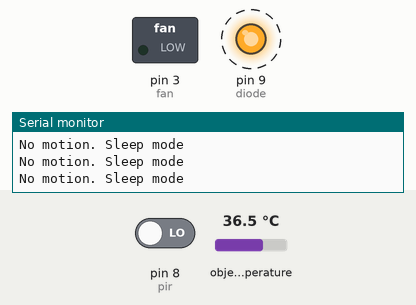
A sketch run on a simulated Arduino Uno, built with avr-gcc and run on an emulated ATmega328P. Shown: switched loads named in the sketch (green lamp = pin HIGH), output pins drawn as LEDs (lit = HIGH), the last lines printed to the serial monitor. Dashed ring = blinking. Inputs (shaded band) come from the test bench; at power-on: pin 8 (pir) LOW, object temperature 36.5 °C.

Above: at 3.1 s.
3.9 s: pin 8 (pir) driven HIGH
At 18.1 s:
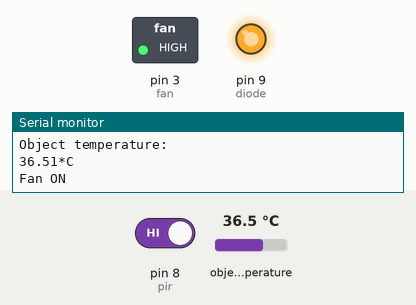
At 40.7 s:
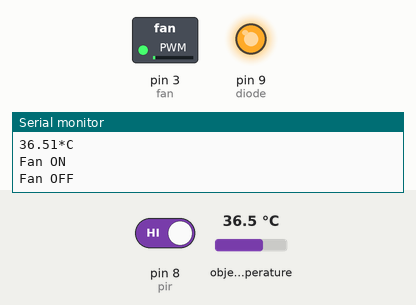
Timing chart, 0 to 42.5 s (numbered marks = the images above; inputs shaded):
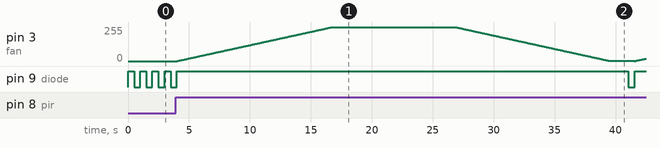

The sketch:

fan-main.ino
```cpp
// Include the "Wire.h" library - it is a built-in Arduino library
// allowing hardware I2C communication (pins A4 and A5).
#include <Wire.h>

// Include the external Adafruit library to handle our specific thermometer.
// Thanks to it, we don't have to write hundreds of lines of complex I2C code.
#include <Adafruit_MLX90614.h>

// Macros (preprocessor directives). Before the program compiles, the compiler
// will replace every word "pir" with "8", "diode" with "9", etc. This doesn't use RAM!
#define pir 8
#define diode 9
#define fan 3

// A floating-point variable (float). It stores our threshold temperature.
float threshold = 26.0;

// Create an "object" named 'mlx' based on the 'Adafruit_MLX90614' class.
// It's as if we created a virtual representation of our physical sensor.
Adafruit_MLX90614 mlx = Adafruit_MLX90614();


// The setup() function runs only ONCE, after a reset or powering on.
void setup() {
  // Start the serial port (communication with PC) at a baud rate of 9600.
  Serial.begin(9600);

  // Pin configuration: PIR is an input (we read current from it).
  pinMode(pir, INPUT);

  // Fan and diode are outputs (we send current to them).
  pinMode(fan, OUTPUT);
  pinMode(diode, OUTPUT);

  // Safety measure: on startup, make sure the fan and diode are definitely turned off.
  digitalWrite(diode, LOW);
  digitalWrite(fan, LOW);

  // Attempt to initialize the I2C sensor (the begin() method from the mlx class).
  // The exclamation mark (!) means negation. We read this as: "If the sensor did NOT start correctly..."
  if(!mlx.begin())
  {
    // ...turn off the diode (just in case).
    digitalWrite(diode, LOW);
    // ...send an error to the computer.
    Serial.println("Sensor not found, check wiring!");
    // ...and fall into an infinite loop. while(1) is a loop that never ends.
    // We do this to halt the program - without the sensor, it makes no sense for the system to run.
    while(1);
  }

  // If the program reached here, it means if(!mlx.begin()) didn't stop it.
  Serial.println("Cooling system ready!");
}

// The loop() function runs endlessly, thousands of times a second.
void loop()
{
  // Call our diode blinking function (indicates that the program is running).
  blink();

  // Conditional statement checking the motion sensor. Calls our hasMotion() function.
  if(hasMotion())
  {
    // If the hasMotion() function returned "true" (presence detected):
    Serial.println("Someone is here!");

    // Turn the diode on constantly (active mode).
    digitalWrite(diode, HIGH);

    // Get the temperature from the sensor and save it to the local variable 'currentTemp'.
    float currentTemp = getTemperature();

    // Send the nicely formatted temperature text to the computer.
    Serial.println("Object temperature: ");
    Serial.print(currentTemp);
    Serial.println("*C");

      // If the read temperature is greater than our threshold (26.0)...
      if(currentTemp > threshold)
      {
        // ...we call the slow fan startup function (PWM).
        turnOn();

        // A for loop that will execute exactly 10 times (from h=0 to h=9).
        for(int h = 0; h < 10; h++)
        {
          // Make sure the fan gets full power.
          digitalWrite(fan, HIGH);
          // Wait 1 second (1000 milliseconds).
          // Since the loop runs 10 times, the fan will be on for exactly 10 seconds.
          delay(1000);
        }

        // After 10 seconds, we call the slow fan braking function.
        turnOff();
      }
      else
      {
        // If there is motion, but it is NOT hot - make sure the fan is stopped.
        digitalWrite(fan, LOW);
      }

    // Wait 1 second before the next read of the entire cycle.
    delay(1000);
  }
  // If the hasMotion() function returned "false" (no one is in front of the desk):
  else
  {
    Serial.println("No motion. Sleep mode");
    // Make sure the fan is turned off.
    digitalWrite(fan, LOW);
  }
}

// ---------------- HELPER FUNCTIONS ----------------

// A function returning a boolean value (true/false). Checks the state of the PIR pin.
bool hasMotion()
{
  // Read the voltage on pin 8. It can only be HIGH (current is present) or LOW (no current).
  int state = digitalRead(pir);

  // If current is present (the sensor detected human heat)...
  if(state == HIGH)
    return true; // Return true to the main program.
  else
    return false; // Otherwise, return false.
}

// A function to get the temperature. Returns a float.
float getTemperature()
{
  // Calls the readObjectTempC() method from the mlx object and immediately "spits out" its result.
  return mlx.readObjectTempC();
}

// A function for smooth motor startup using PWM (Pulse Width Modulation).
void turnOn()
{
  // i goes from 0 to 255. 255 is the maximum PWM signal duty cycle (100% power).
  for(int i = 0; i < 256; i++)
  {
    // We send pulsating current to pin 3. The higher 'i' is, the more power the motor gets.
    analogWrite(fan, i);
    // Wait 50ms for each step. The whole startup will take 256 * 50ms = 12.8 seconds!
    delay(50);
  }
  Serial.println("Fan ON");
}

// A function for smooth motor braking.
void turnOff()
{
  // j decreases from 255 down to 1 (we decrease the signal duty cycle).
  for(int j = 255; j > 0; j--)
  {
    analogWrite(fan, j);
    // Wait 50ms. Braking will also take almost 13 seconds.
    delay(50);
  }
  Serial.println("Fan OFF");
}

// A function that blinks the indicator diode.
void blink()
{
  digitalWrite(diode, HIGH); // Turn the diode on
  delay(500);                // Wait half a second
  digitalWrite(diode, LOW);  // Turn the diode off
  delay(500);                // Wait half a second
}
```
